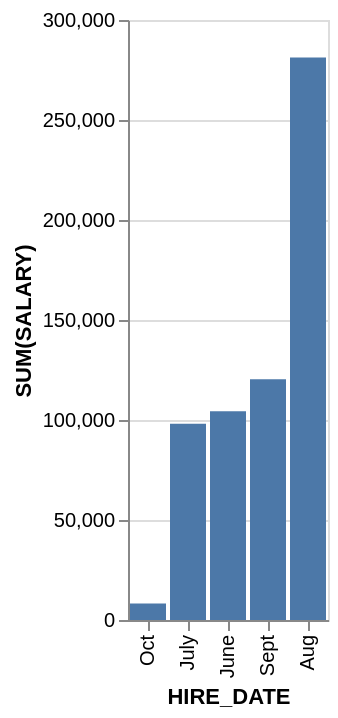

This figure's Vega-Lite source:
### Vega-Lite specification from a JSON file in a GitHub repository (floating-point values rounded to 4 significant figures)
{"data": {"values": [{"x_data": "June", "y_data": 104400}, {"x_data": "July", "y_data": 98100}, {"x_data": "Aug", "y_data": 281300}, {"x_data": "Sept", "y_data": 120400}, {"x_data": "Oct", "y_data": 8300}]}, "mark": "bar", "encoding": {"x": {"field": "x_data", "type": "nominal", "title": "HIRE_DATE", "sort": {"op": "sum", "field": "y_data", "order": "ascending"}}, "y": {"field": "y_data", "type": "quantitative", "title": "SUM(SALARY)"}}}
